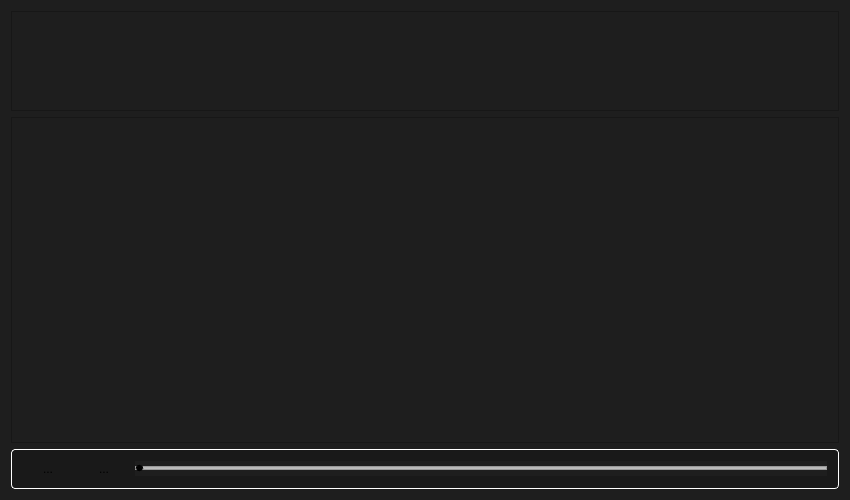
<?xml version="1.0" encoding="UTF-8"?>
<ui version="4.0">
 <class>Dialog</class>
 <widget class="QDialog" name="Dialog">
  <property name="geometry">
   <rect>
    <x>0</x>
    <y>0</y>
    <width>850</width>
    <height>500</height>
   </rect>
  </property>
  <property name="minimumSize">
   <size>
    <width>850</width>
    <height>500</height>
   </size>
  </property>
  <property name="windowTitle">
   <string>Player</string>
  </property>
  <property name="windowOpacity">
   <double>1.000000000000000</double>
  </property>
  <property name="styleSheet">
   <string notr="true">background-color: rgb(30, 30, 30);</string>
  </property>
  <layout class="QVBoxLayout" name="verticalLayout">
   <item>
    <widget class="GraphicsLayoutWidget" name="graphicsView_waveform">
     <property name="sizePolicy">
      <sizepolicy hsizetype="Preferred" vsizetype="Fixed">
       <horstretch>0</horstretch>
       <verstretch>100</verstretch>
      </sizepolicy>
     </property>
     <property name="minimumSize">
      <size>
       <width>0</width>
       <height>100</height>
      </size>
     </property>
     <property name="maximumSize">
      <size>
       <width>16777215</width>
       <height>100</height>
      </size>
     </property>
     <property name="focusPolicy">
      <enum>Qt::NoFocus</enum>
     </property>
     <property name="acceptDrops">
      <bool>false</bool>
     </property>
     <property name="statusTip">
      <string>Waveform of selected audio</string>
     </property>
     <property name="whatsThis">
      <string>Waveform</string>
     </property>
    </widget>
   </item>
   <item>
    <widget class="GraphicsLayoutWidget" name="graphicsView_pitch">
     <property name="sizePolicy">
      <sizepolicy hsizetype="Preferred" vsizetype="Preferred">
       <horstretch>0</horstretch>
       <verstretch>0</verstretch>
      </sizepolicy>
     </property>
     <property name="statusTip">
      <string>Zoom of selected region</string>
     </property>
     <property name="whatsThis">
      <string>Zoom selection</string>
     </property>
    </widget>
   </item>
   <item>
    <widget class="QFrame" name="frame_player">
     <property name="sizePolicy">
      <sizepolicy hsizetype="Minimum" vsizetype="Fixed">
       <horstretch>0</horstretch>
       <verstretch>0</verstretch>
      </sizepolicy>
     </property>
     <property name="minimumSize">
      <size>
       <width>0</width>
       <height>20</height>
      </size>
     </property>
     <property name="maximumSize">
      <size>
       <width>16777215</width>
       <height>40</height>
      </size>
     </property>
     <property name="styleSheet">
      <string notr="true">QFrame{
    border: 0.5px solid white;
    border-radius: 4px;
    padding: 2px;
	background-color: rgb(25, 25,25);
}</string>
     </property>
     <property name="frameShape">
      <enum>QFrame::StyledPanel</enum>
     </property>
     <property name="frameShadow">
      <enum>QFrame::Raised</enum>
     </property>
     <layout class="QHBoxLayout" name="horizontalLayout">
      <item>
       <widget class="QToolButton" name="toolButton_play">
        <property name="minimumSize">
         <size>
          <width>50</width>
          <height>15</height>
         </size>
        </property>
        <property name="statusTip">
         <string>Play the recording</string>
        </property>
        <property name="whatsThis">
         <string>Play</string>
        </property>
        <property name="styleSheet">
         <string notr="true">QToolButton {
border: none;
background: transparent;
}

</string>
        </property>
        <property name="text">
         <string>...</string>
        </property>
        <property name="icon">
         <iconset resource="../../../../../Desktop/minimakam/design/resource.qrc">
          <normaloff>:/icons/play.png</normaloff>:/icons/play.png</iconset>
        </property>
        <property name="iconSize">
         <size>
          <width>20</width>
          <height>20</height>
         </size>
        </property>
       </widget>
      </item>
      <item>
       <widget class="QToolButton" name="toolButton_pause">
        <property name="minimumSize">
         <size>
          <width>50</width>
          <height>15</height>
         </size>
        </property>
        <property name="statusTip">
         <string>Pause</string>
        </property>
        <property name="whatsThis">
         <string>Pause</string>
        </property>
        <property name="styleSheet">
         <string notr="true">QToolButton {
border: none;
background: transparent;
}
</string>
        </property>
        <property name="text">
         <string>...</string>
        </property>
        <property name="icon">
         <iconset resource="../../../../../Desktop/minimakam/design/resource.qrc">
          <normaloff>:/icons/pause.png</normaloff>:/icons/pause.png</iconset>
        </property>
        <property name="iconSize">
         <size>
          <width>20</width>
          <height>20</height>
         </size>
        </property>
       </widget>
      </item>
      <item>
       <widget class="QSlider" name="horizontalSlider_playback">
        <property name="styleSheet">
         <string notr="true">QSlider::groove:horizontal {
    border: 1px solid #999999;
    height: 2px; /* the groove expands to the size of the slider by default. by giving it a height, it has a fixed size */
    background: qlineargradient(x1:0, y1:0, x2:0, y2:1, stop:0 #B1B1B1, stop:1 #c4c4c4);
    margin: 2px 0;
}

QSlider::handle:horizontal {
    background: solid black;
    border: 1px solid black;
    width: 5px;
    margin: -2px 0; /* handle is placed by default on the contents rect of the groove. Expand outside the groove */
    border-radius: 3px;
}</string>
        </property>
        <property name="orientation">
         <enum>Qt::Horizontal</enum>
        </property>
       </widget>
      </item>
     </layout>
    </widget>
   </item>
  </layout>
 </widget>
 <customwidgets>
  <customwidget>
   <class>GraphicsLayoutWidget</class>
   <extends>QGraphicsView</extends>
   <header location="global">pyqtgraph</header>
  </customwidget>
 </customwidgets>
 <resources>
  <include location="../../../../../Desktop/minimakam/design/resource.qrc"/>
  <include location="resources.qrc"/>
 </resources>
 <connections/>
</ui>
